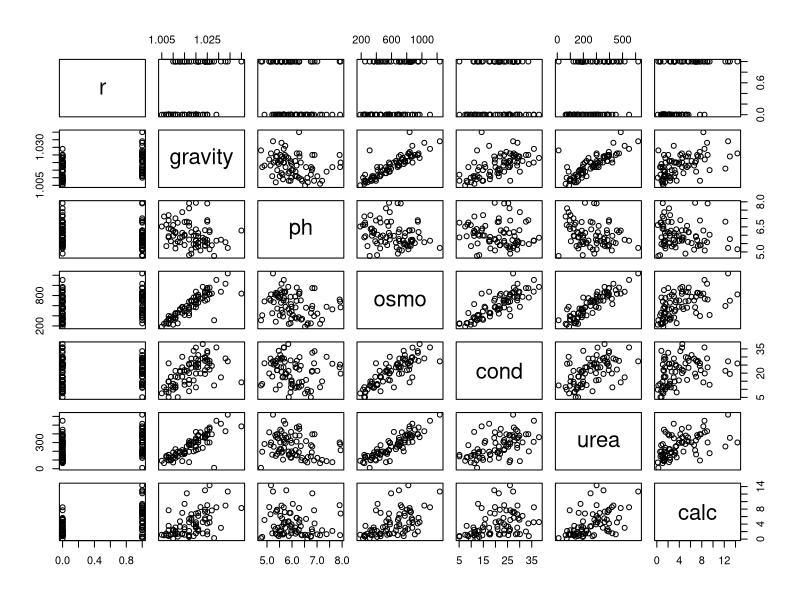
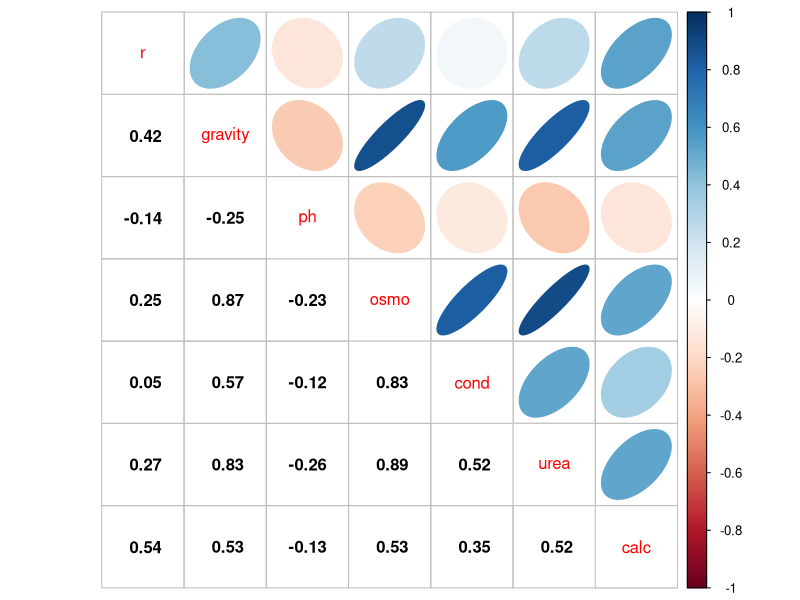
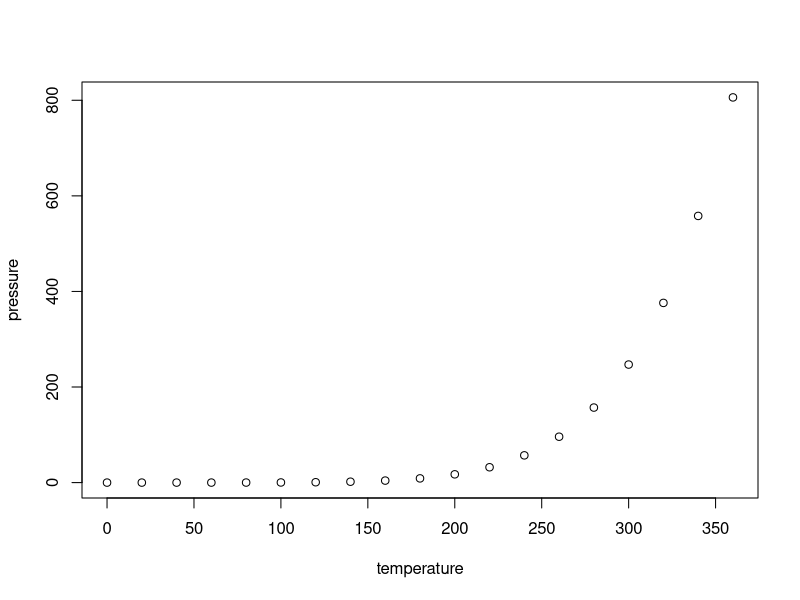

Generate these figures, in order, with R:
## ---- chunk 1
knitr::opts_chunk$set(echo = TRUE)
## ---- chunk 2
library("boot")
data("urine")
?urine
head(urine)
## ---- chunk 3
dat = na.omit(urine)
dim(dat)
## ---- chunk 4
pairs(dat)
## ---- chunk 5
library("corrplot")
Cor = cor(dat)
corrplot(Cor, type="upper", method="ellipse", tl.pos="d")
corrplot(Cor, type="lower", method="number", col="black", add=TRUE, diag=FALSE, tl.pos="n", cl.pos="n")
## ---- chunk 6
plot(pressure)
